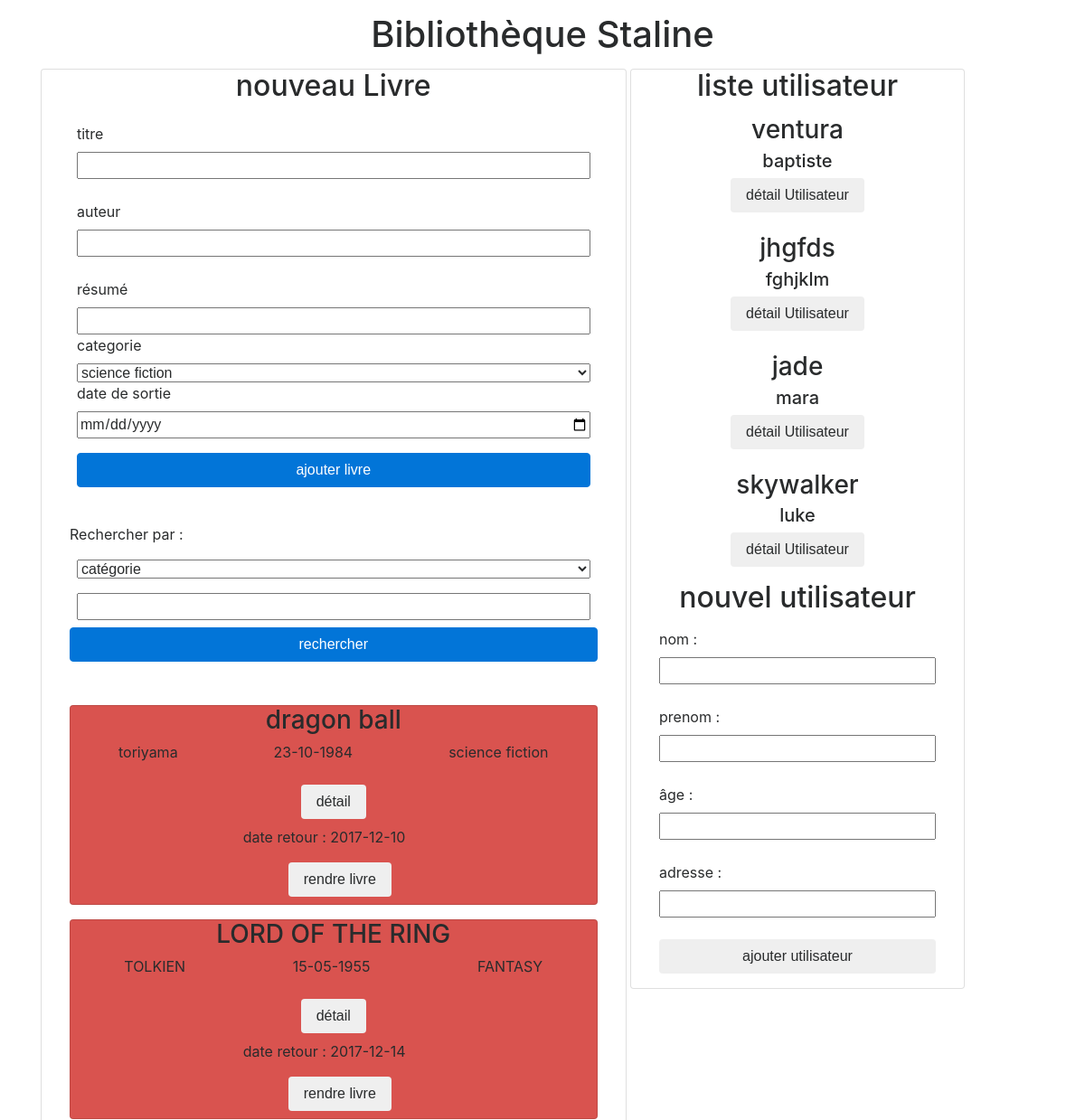
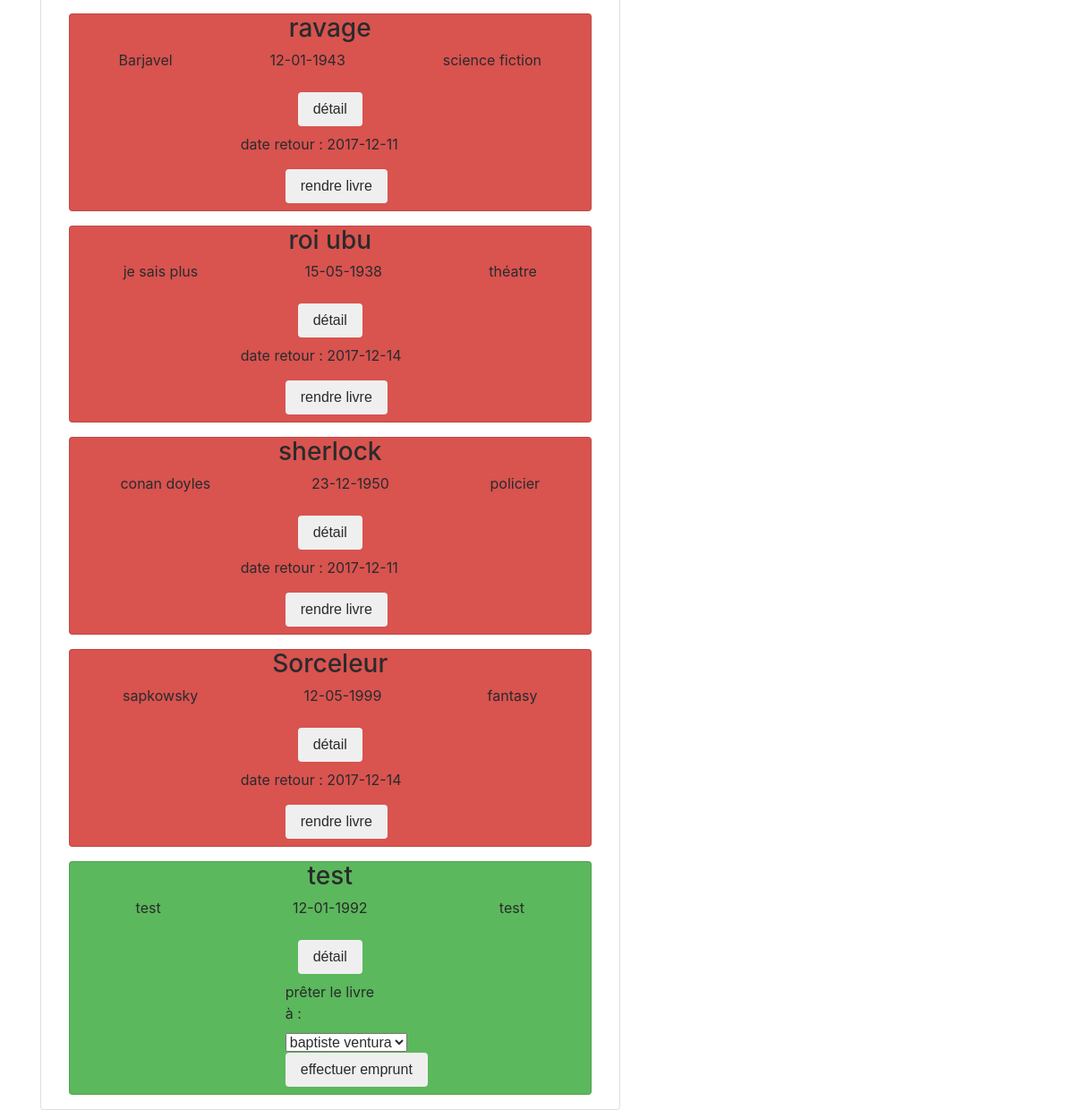
The page / on the database its author committed (2 pictures, top to bottom).
### tables this page shows
CREATE TABLE `book` (
  `idBook` int(11) NOT NULL,
  `title` varchar(255) NOT NULL,
  `author` varchar(255) NOT NULL,
  `resume` text NOT NULL,
  `releaseDate` date NOT NULL,
  `category` varchar(100) NOT NULL,
  `available` tinyint(1) NOT NULL,
  `borrower` int(11) DEFAULT NULL,
  `dateReturn` date DEFAULT NULL
);

CREATE TABLE `user` (
  `idUser` int(11) NOT NULL,
  `name` varchar(255) NOT NULL,
  `firstName` varchar(255) NOT NULL,
  `age` int(11) NOT NULL,
  `adress` varchar(255) NOT NULL,
  `dateSubscribe` date NOT NULL
);

### index.php (called while the page is built, shortened)
<?php
require 'model/connexion.php';
$bookManager = new BookManager($bdd);
$UserManager = new UserManager($bdd);
$displaybooks = $bookManager->listBook();
$displayUsers = $UserManager->listUser();
require 'vue/vueIndex.php';
?>

### model/entite/BookManager.php (called while the page is built, shortened)
<?php
class BookManager{
  private $_bdd;
  public function listBook(){
    $displaybooks = $this->_bdd->query('SELECT *
      from book ORDER BY title ASC');
      if ($displaybooks == true) {
        return $displaybooks->fetchAll();
      }
      else{
        return;
      }
  }
    public function setBdd($_bdd)
    {
        $this->_bdd = $_bdd;
        return $this;
    }
} ?>

### model/entite/UserManager.php (called while the page is built, shortened)
<?php
class UserManager{
  private $_bdd;
  public function listUser(){
    $displayUsers = $this->_bdd->query('SELECT idUser, name, firstName
      from user ');
      if ($displayUsers == true) {
        return $displayUsers->fetchAll();
      }
      else{
        return;
      }
  }
    public function setBdd($_bdd)
    {
        $this->_bdd = $_bdd;
        return $this;
    }
} ?>

### vue/vueIndex.php (the view, shortened to what this page needs)
<!doctype html>
<html class="no-js" lang="">
    <head>
        <link rel="stylesheet" href="css/normalize.css">
        <link rel="stylesheet" href="css/main.css">
        <link rel="stylesheet" href="bootstrap4/css/bootstrap.css">
        <link rel="stylesheet" href="css/style.css">
    </head>
    <body>
      <header>
        <h1 class='m-3' style='text-align :center'>Bibliothèque Staline</h1>
      </header>
      <main class='container'>
        <section id='livre' class='col-sm-12 col-md-7 d-inline-block card h-100' id="book">
          <h2>nouveau Livre</h2>
          <form class="d-flex flex-wrap flex-column justify-content-around m-3 p-2 " action="" method="post">
            <label for="">titre</label>
            <input type="text" name="title" value=""><br>
            <label for="">auteur</label>
            <input type="text" name="author" value=""><br>
            <label for="">résumé</label>
            <input type="text" name="resume" value="">
            <label for="">categorie</label>
            <select class="" name="category">
              <option value="science fiction">science fiction</option>
            </select>
            <label for="">date de sortie</label>
            <input type="date" name="dateSortie" value="">
            <input class='mt-3 btn btn-primary' type="submit" name="addBook" value="ajouter livre">
          </form>
          <section class='d-flex flex-column justify-content-around'>
            <form class="m-3 d-flex flex-column" action="" method="post">
              <label for="">Rechercher par : </label>
              <select class="m-2" name="trieBook">
                <option value="category">catégorie</option>
              </select>
              <input class='m-2' type="text" name="cleTrie" value="">
              <input class='btn btn-primary' type="submit" name="trie" value="rechercher">
            </form>
            <section class='m-3'>
            <?php
            if (!empty($displaybooks)) {
              foreach ($displaybooks as $key => $value) { ?>
                <article class="card d-flex flex-column justify-content-around mt-3 <?php
                 if ($value['available']): ?>
                  bg-success
                <?php endif; ?>
                <?php
                $today = new DateTime();
                $dateReturn = $value['dateReturn'];
                if($today > $dateReturn and !$value['available']){
                  ?>
                  bg-danger
                  <?php
                }
                if(!$value['available']){
                  ?>bg-warning
                  <?php
                } ?>">
                  <h3><?php echo $value['title']; ?></h3>
                  <div class="d-flex justify-content-around">
                    <p><?php echo $value['author']; ?></p>
                    <p><?php $date = new DateTime($value['releaseDate']);
                    $date = $date->format('d-m-Y');
                    echo $date; ?></p>
                    <p><?php echo $value['category']; ?></p>
                  </div>
                  <form style='text-align:center' class="m-2" action="control/controlDetailLivre.php" method="post">
                    <input class='btn' type="submit" name="" value="détail">
                  </form>
                  <?php if ($value['available']): ?>
                    <form style='width:100px;' class="mx-auto pb-2" action="" method="post">
                      <label for="">prêter le livre à : </label>
                      <select class="" name="borrower">
                        <?php foreach ($displayUsers as $keyUser => $valueUser) { ?>
                          <option value="<?php echo $valueUser['idUser'] ?>"><?php echo $valueUser['firstName']. " ".$valueUser['name']; ?></option>
                        <?php } ?>
                      </select><br>
                      <input class='btn' type="submit" name="borrow" value="effectuer emprunt">
                    </form>
                  <?php endif; ?>
                  <?php if (!$value['available']):?>
                    <p style='width:200px' class='mx-auto'>date retour : <?php echo $value['dateReturn']?></p>
                    <form style='width:100px;' class="mx-auto pb-2" action="" method="post">
                      <input class='btn' type="submit" name="rendreLivre" value="rendre livre">
                    </form>
                  <?php endif; ?>
                </article>
            <?php }
            }
            else {
              ?> <h2>Désolé, ce que vous recherchez n'est pas dans nos archives.</h2>
              <?php
            } ?>
            </section>
          </section>
        </section>
        <aside class=" card col-sm-12 col-md-4 d-inline-block h-100  " id='user'>
          <h2>liste utilisateur</h2>
          <section class='d-flex flex-column justify-content-around'>
            <?php
            if (isset($displayUsers) and !empty($displayUsers)) {
              foreach ($displayUsers as $key => $value) { ?>
                <article class=" m-2">
                  <h3><?php echo $value['name']; ?></h3>
                  <h5><?php echo $value['firstName']; ?></h5>
                  <form class="d-flex flex-row justify-content-center" action="control/controlUser.php" method="post">
                    <input class='btn mb-2' type="submit" name="" value="détail Utilisateur">
                  </form>
                </article>
            <?php }
          } ?>
          </section>
          <h2>nouvel utilisateur</h2>
          <form class="d-flex flex-column justify-content-around m-2 p-2 " action="" method="post">
            <label for="">nom :</label>
            <input type="text" name="name" value=""><br>
            <label for="">prenom : </label>
            <input type="text" name="firstName" value=""><br>
            <label for="">âge :</label>
            <input type="text" name="age" value=""><br>
            <label for="">adresse :</label>
            <input type="text" name="adress" value=""><br>
            <input class='btn' type="submit" name="newUser" value="ajouter utilisateur">
          </form>
        </aside>
      </main>
    </body>
</html>

### css/main.css (style rules this page uses)
html { color: #222; font-size: 1em; line-height: 1.4; }

### css/style.css (style rules this page uses)
#user, #book { vertical-align: top; }
h2,h3,h4, h5 { text-align: center; }
#livre, aside { vertical-align: top; }

### rows shown on the page
book: title "dragon ball", author "toriyama", releaseDate "23-10-1984", category "science fiction", dateReturn "2017-12-10"
book: title "LORD OF THE RING", author "TOLKIEN", releaseDate "15-05-1955", category "FANTASY", dateReturn "2017-12-14"
book: title "ravage", author "Barjavel", releaseDate "12-01-1943", category "science fiction", dateReturn "2017-12-11"
book: title "roi ubu", author "je sais plus", releaseDate "15-05-1938", category "théatre", dateReturn "2017-12-14"
book: title "sherlock", author "conan doyles", releaseDate "23-12-1950", category "policier", dateReturn "2017-12-11"
book: title "Sorceleur", author "sapkowsky", releaseDate "12-05-1999", category "fantasy", dateReturn "2017-12-14"
book: title "test", author "test", releaseDate "12-01-1992", category "test"
user: name "ventura", firstName "baptiste"
user: name "jhgfds", firstName "fghjklm"
user: name "jade", firstName "mara"
user: name "skywalker", firstName "luke"

### other values the page prints
form field borrower "baptiste ventura"
